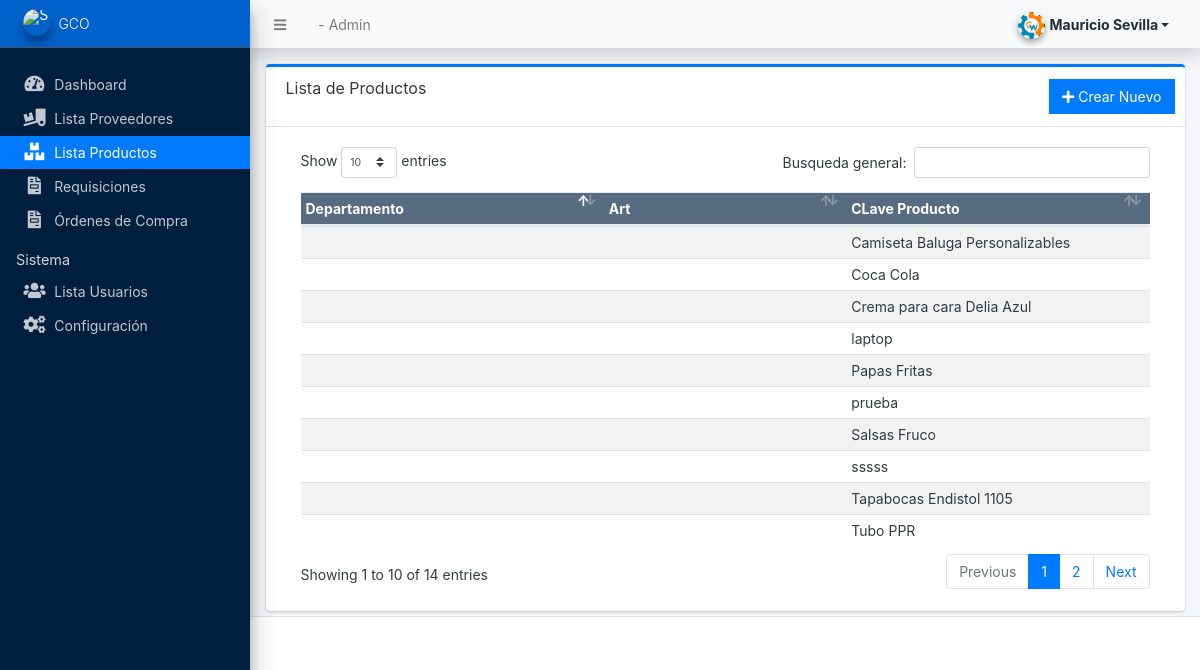
Screenshot of /admin/?page=items (signed in) with the database file from the repository.
### tables this page shows
CREATE TABLE `item_list` (
  `id` int(11) NOT NULL,
  `product_key` varchar(250) NOT NULL,
  `supplier_id` int(11) NOT NULL,
  `quantity` int(11) NOT NULL,
  `unit` varchar(100) NOT NULL,
  `description` text NOT NULL,
  `delivery_time` int(11) NOT NULL,
  `department` varchar(255) NOT NULL,
  `art` varchar(50) NOT NULL,
  `date_created` datetime NOT NULL DEFAULT current_timestamp()
);

### admin/items/index.php (the view, shortened to what this page needs)
<div class="card card-outline card-primary">
    <div class="card-header">
        <h3 class="card-title">Lista de Productos</h3>
        <div class="card-tools">
            <a href="javascript:void(0)" id="create_new" class="btn btn-flat btn-primary"><span class="fas fa-plus"></span>  Crear Nuevo</a>
        </div>
    </div>
    <div class="card-body">
        <div class="container-fluid">
            <div class="container-fluid">
                <table class="table table-hover table-striped">
                    <colgroup>
                        <col width="25%">
                        <col width="20%">
                        <col width="25%">
                    </colgroup>
                    <thead>
                        <tr class="bg-navy disabled">
                            <th>Departamento</th>
                            <th>Art</th>
                            <th>CLave Producto</th>
                        </tr>
                    </thead>
                    <tbody>
                        <?php
                        $qry = $conn->query("SELECT * from `item_list` order by (`product_key`) asc ");
                        while ($row = $qry->fetch_assoc()):
                            $row['description'] = html_entity_decode($row['description']);
                            ?>
                            <tr>
                                <td><?php echo $row['department'] ?></td>
                                <td><?php echo $row['art'] ?></td>
                                <td><?php echo $row['product_key'] ?></td>
                            </tr>
                        <?php endwhile; ?>
                    </tbody>
                </table>
            </div>
        </div>
    </div>
</div>

### rows the page displays
item_list: product_key "Camiseta Baluga Personalizables"
item_list: product_key "Coca Cola"
item_list: product_key "Crema para cara Delia Azul"
item_list: product_key "laptop"
item_list: product_key "Papas Fritas"
item_list: product_key "prueba"
item_list: product_key "Salsas Fruco"
item_list: product_key "sssss"
item_list: product_key "Tapabocas Endistol 1105"
item_list: product_key "Tubo PPR"

### other values shown
$_settings->userdata('firstname').' '.$_settings->userdata('lastname') "Mauricio Sevilla"
$_settings->info('short_name') "GCO"
